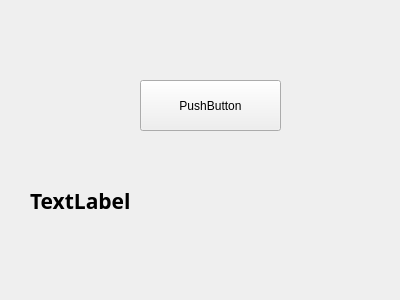
<?xml version="1.0" encoding="UTF-8"?>
<ui version="4.0">
 <class>Widget</class>
 <widget class="QWidget" name="Widget">
  <property name="geometry">
   <rect>
    <x>0</x>
    <y>0</y>
    <width>400</width>
    <height>300</height>
   </rect>
  </property>
  <property name="windowTitle">
   <string>Widget</string>
  </property>
  <widget class="QPushButton" name="pushButton">
   <property name="geometry">
    <rect>
     <x>140</x>
     <y>80</y>
     <width>141</width>
     <height>51</height>
    </rect>
   </property>
   <property name="text">
    <string>PushButton</string>
   </property>
  </widget>
  <widget class="QLabel" name="label">
   <property name="geometry">
    <rect>
     <x>30</x>
     <y>160</y>
     <width>331</width>
     <height>81</height>
    </rect>
   </property>
   <property name="font">
    <font>
     <family>Adobe Arabic</family>
     <pointsize>16</pointsize>
     <weight>75</weight>
     <bold>true</bold>
    </font>
   </property>
   <property name="text">
    <string>TextLabel</string>
   </property>
  </widget>
 </widget>
 <layoutdefault spacing="6" margin="11"/>
 <resources/>
 <connections/>
</ui>
